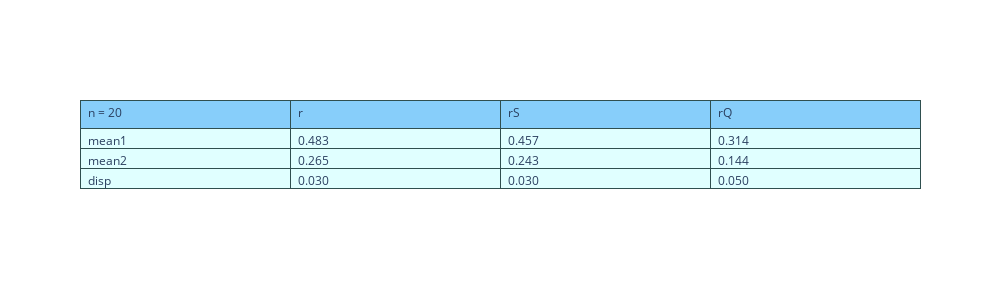
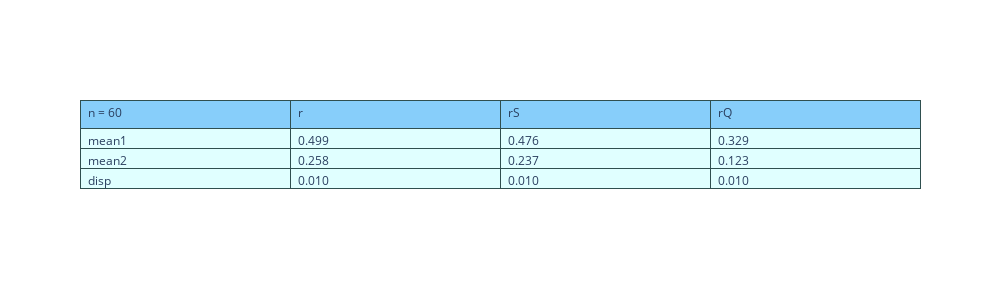
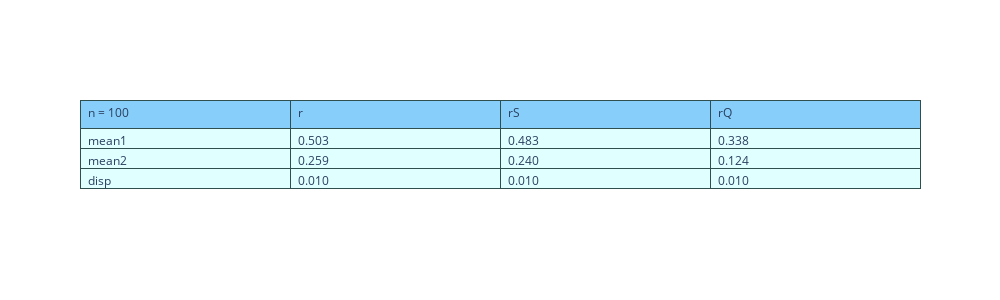

The notebook cell these images were saved under, in order:
### Code cell
f = N_(0,0,1,1,0.5)
Draw(f,20)
Draw(f,60)
Draw(f,100)

### Figure 1 — Plotly figure (JSON) as saved in the notebook; plotly's stock layout.template omitted (floating-point values rounded to 4 significant figures)
{"data": [{"cells": {"align": "left", "fill": {"color": "lightcyan"}, "format": ["", ".3f"], "line": {"color": "darkslategray"}, "values": [["mean1", "mean2", "disp"], [0.4831, 0.2654, 0.03], [0.4569, 0.2426, 0.03], [0.3139, 0.144, 0.05]]}, "header": {"align": "left", "fill": {"color": "lightskyblue"}, "line": {"color": "darkslategray"}, "values": ["n = 20", "r", "rS", "rQ"]}, "type": "table"}], "layout": {"height": 300, "width": 1000}}

### Figure 2 — Plotly figure (JSON) as saved in the notebook; plotly's stock layout.template omitted (floating-point values rounded to 4 significant figures)
{"data": [{"cells": {"align": "left", "fill": {"color": "lightcyan"}, "format": ["", ".3f"], "line": {"color": "darkslategray"}, "values": [["mean1", "mean2", "disp"], [0.4985, 0.2576, 0.01], [0.4763, 0.2371, 0.01], [0.329, 0.1231, 0.01]]}, "header": {"align": "left", "fill": {"color": "lightskyblue"}, "line": {"color": "darkslategray"}, "values": ["n = 60", "r", "rS", "rQ"]}, "type": "table"}], "layout": {"height": 300, "width": 1000}}

### Figure 3 — Plotly figure (JSON) as saved in the notebook; plotly's stock layout.template omitted (floating-point values rounded to 4 significant figures)
{"data": [{"cells": {"align": "left", "fill": {"color": "lightcyan"}, "format": ["", ".3f"], "line": {"color": "darkslategray"}, "values": [["mean1", "mean2", "disp"], [0.5031, 0.2588, 0.01], [0.4831, 0.2399, 0.01], [0.3376, 0.1235, 0.01]]}, "header": {"align": "left", "fill": {"color": "lightskyblue"}, "line": {"color": "darkslategray"}, "values": ["n = 100", "r", "rS", "rQ"]}, "type": "table"}], "layout": {"height": 300, "width": 1000}}
